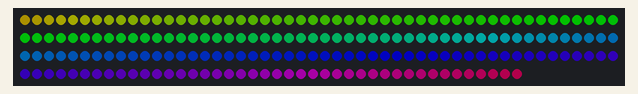
Recording of a program running on a simulated MicroPython board. Shown: 192 RGB LEDs in strip order, left to right, continuing on the next row. Dim RGB values are drawn brighter than linear. At 17.6 s the program stops and its outputs stay as they are.

Above: at 0.8 s.
At 2.2 s:
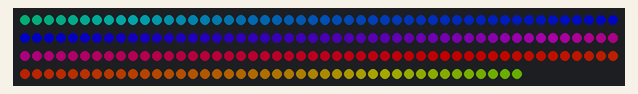
At 3.6 s:
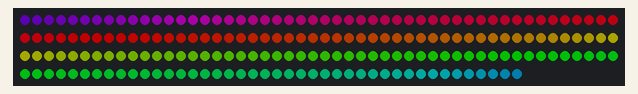
At 5.7 s:
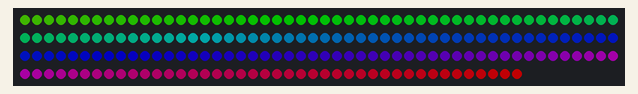
At 9.2 s:
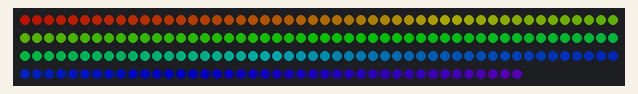
At 16.2 s:
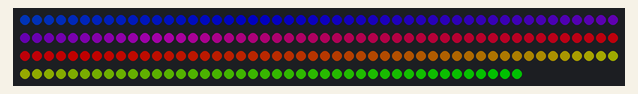

Measured:
- what the display in image 1 shows lasts 0.7 s, from 2.1 s to 2.8 s

The program:

main.py
```python
from machine import Pin
from neopixel import NeoPixel

def wheel(pos):
   # Input a value 0 to 255 to get a color value.
   # The colors goes from Red - Green - Blue, back to Red.
   # Brightness is kept at 33% of maximum.
   if pos < 0 or pos > 255:
      return (0, 0, 0)
   if pos < 85:
      return (85 - pos, pos, 0)
   if pos < 170:
      pos = pos - 85
      return (0, 85 - pos, pos)
   pos = pos - 170
   return (pos, 0, 85 - pos)

# Raimbow
nf = NeoPixel(Pin(26), 192)

for j in range(1000):
   for i in range(192):
      # For each step of the external loop, "shift" the colors one position
      # The modulus (the remainder of the division) is used to keep the wheel parameter under 256
      nf[i] = wheel( (i+j) % 256 )
   nf.write()

# Turn off
nf.fill((0,0,0))
nf.write()
```
